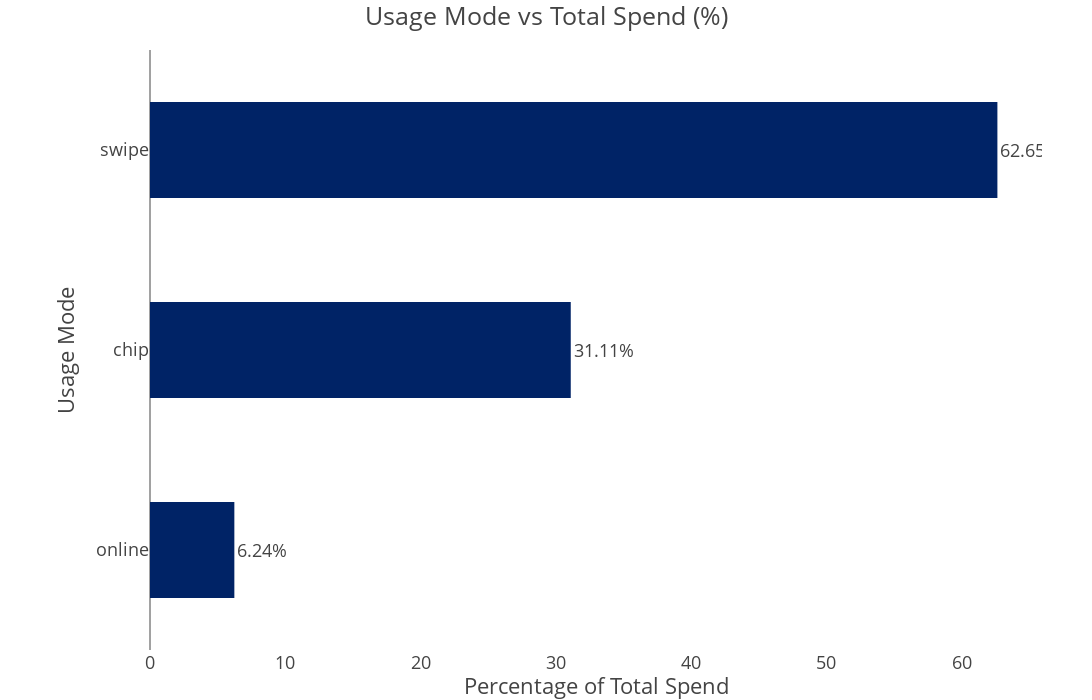

Write notebook code for a chart like this one.
### Code cell
fig = px.bar(
    usage_vs_spend,
    x='percentage',
    y='Use Chip',
    orientation='h',
    title='Usage Mode vs Total Spend (%)',
    color_discrete_sequence=['#002366'],
    text='percentage',
    height=700,
    width=1100
)

fig.update_layout(
    template="presentation",
    xaxis_title="Percentage of Total Spend",
    yaxis_title="Usage Mode",
    legend_title_text=None,
    bargap=0.4,
    bargroupgap=0.2,
    margin=dict(l=150, r=50, t=50, b=50),
    paper_bgcolor="rgba(0, 0, 0, 0)",
    plot_bgcolor="rgba(0, 0, 0, 0)",
    xaxis=dict(showgrid=False),
    yaxis=dict(showgrid=False)
)

fig.update_traces(
    texttemplate="%{text:.2f}%",
    textposition="outside",
    marker_line_width=0
)

fig.write_image(os.path.join(results_dir, 'Usage_Mode_vs_Total_Spend.jpg'))
fig.write_image(os.path.join(results_dir, 'Usage_Mode_vs_Total_Spend.png'))
fig.write_html(os.path.join(results_dir, 'Usage_Mode_vs_Total_Spend.html'))

fig.show()

### Figure 1 — Plotly figure (JSON) as saved in the notebook; plotly's stock layout.template omitted (floating-point values rounded to 4 significant figures)
{"data": [{"hovertemplate": "percentage=%{text}<br>Use Chip=%{y}<extra></extra>", "legendgroup": "", "marker": {"color": "#002366", "line": {"width": 0}, "pattern": {"shape": ""}}, "name": "", "orientation": "h", "showlegend": false, "text": [6.236, 31.11, 62.65], "textposition": "outside", "texttemplate": "%{text:.2f}%", "type": "bar", "x": [6.236, 31.11, 62.65], "xaxis": "x", "y": ["online", "chip", "swipe"], "yaxis": "y"}], "layout": {"bargap": 0.4, "bargroupgap": 0.2, "barmode": "relative", "height": 700, "legend": {"tracegroupgap": 0}, "margin": {"b": 50, "l": 150, "r": 50, "t": 50}, "paper_bgcolor": "rgba(0, 0, 0, 0)", "plot_bgcolor": "rgba(0, 0, 0, 0)", "title": {"text": "Usage Mode vs Total Spend (%)"}, "width": 1100, "xaxis": {"anchor": "y", "autorange": true, "domain": [0, 1], "range": [0, 65.95], "showgrid": false, "title": {"text": "Percentage of Total Spend"}, "type": "linear"}, "yaxis": {"anchor": "x", "autorange": true, "domain": [0, 1], "range": [-0.5, 2.5], "showgrid": false, "title": {"text": "Usage Mode"}, "type": "category"}}}
